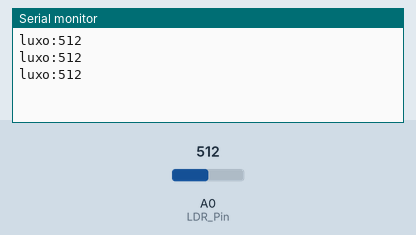
Bench run of a sketch on a simulated Arduino Uno, built with avr-gcc and run on an emulated ATmega328P. Shown: the last lines printed to the serial monitor. Inputs (shaded band) come from the test bench; at power-on: A0 (LDR_Pin) = 512.

Above: at 1.3 s.
1.4 s: A0 (LDR_Pin) set to 716
At 1.9 s:
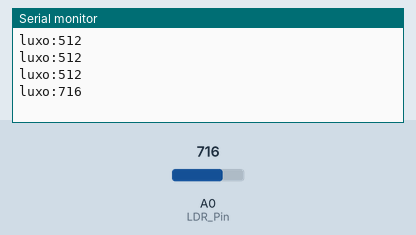
2.9 s: A0 (LDR_Pin) set to 900
At 3.4 s:
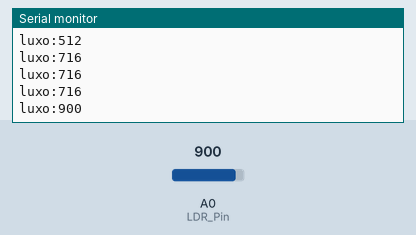
Timing chart, 0 to 5.9 s (numbered marks = the images above; inputs shaded):
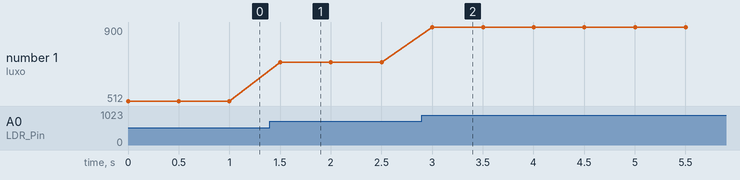

The sketch:

Photoresis.ino.ino
```cpp
int LDR_Pin = A0; //analog pin 0

void setup(){
  Serial.begin(9600);
}

void loop(){
  int LDRReading = analogRead(LDR_Pin);
  String Sensor = "luxo:";
  String Msg = Sensor + LDRReading;
  Serial.println(Msg);
  delay(500); //just here to slow down the output for easier reading
}
```

Measured:
- after the input at 1.4 s, the serial monitor: prints a new line after 0.10 s (image 1)
- after the input at 2.9 s, the serial monitor: prints a new line after 0.10 s (image 2)
- plotted number 1: 512 → 716 after the input at 1.4 s, 716 → 900 after the input at 2.9 s
